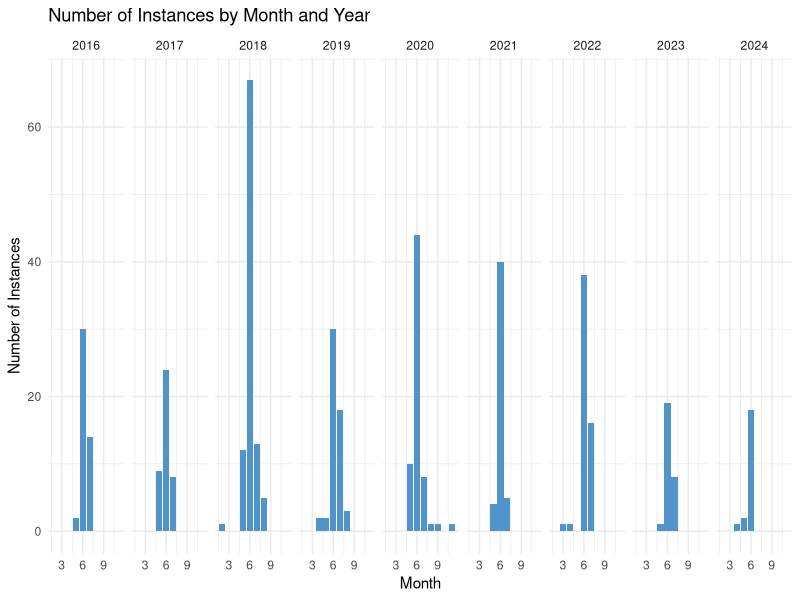
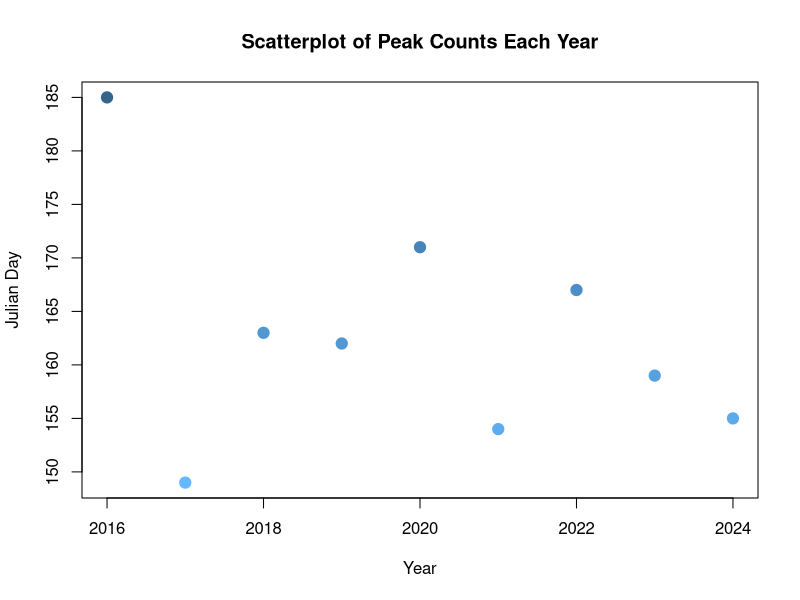

Reproduce these figures in R, in order.
## ---- chunk 1
knitr::opts_chunk$set(echo = TRUE)
library(ggplot2)
## ---- chunk 2
data <-read.csv("UtahFirefly.csv")


ggplot(data, aes(x= Month))+
  geom_bar(fill = "steelblue3") +
  facet_grid(~ Year) +
  labs(title = "Number of Instances by Month and Year", 
       x = "Month", 
       y = "Number of Instances") +
  theme_minimal()
## ---- chunk 3

#make plot of Max Julian day
table_Julian <- table(data$Year, data$Julian)
#find the max count each year
max_col <- apply(table_Julian, 1, which.max)
# create a data frame with year and max julian day
Julian <- as.numeric(colnames(table_Julian)[max_col])
Year <- c(2016, 2017, 2018, 2019, 2020, 2021, 2022, 2023, 2024)
# Create a color gradient
color_gradient <- colorRampPalette(c("steelblue1", "steelblue4"))
# Generate a vector of colors based on Julian values
cols <- color_gradient(100)[as.numeric(cut(Julian, breaks = 100))]
#plot as scatter plot
plot(Year, Julian, main = "Scatterplot of Peak Counts Each Year",
     col = cols,
     pch = 19,       # filled circles
     cex = 1.5,
     ylab = "Julian Day")      # point size

## ---- chunk 4
#create data frame 
Julian_dataframe <- data.frame(ColumnA = Julian, ColumnB = Year)
m1 <- lm( ColumnA ~ ColumnB, data=Julian_dataframe)
# run anova test for p value
anova(m1)
summary(m1)
